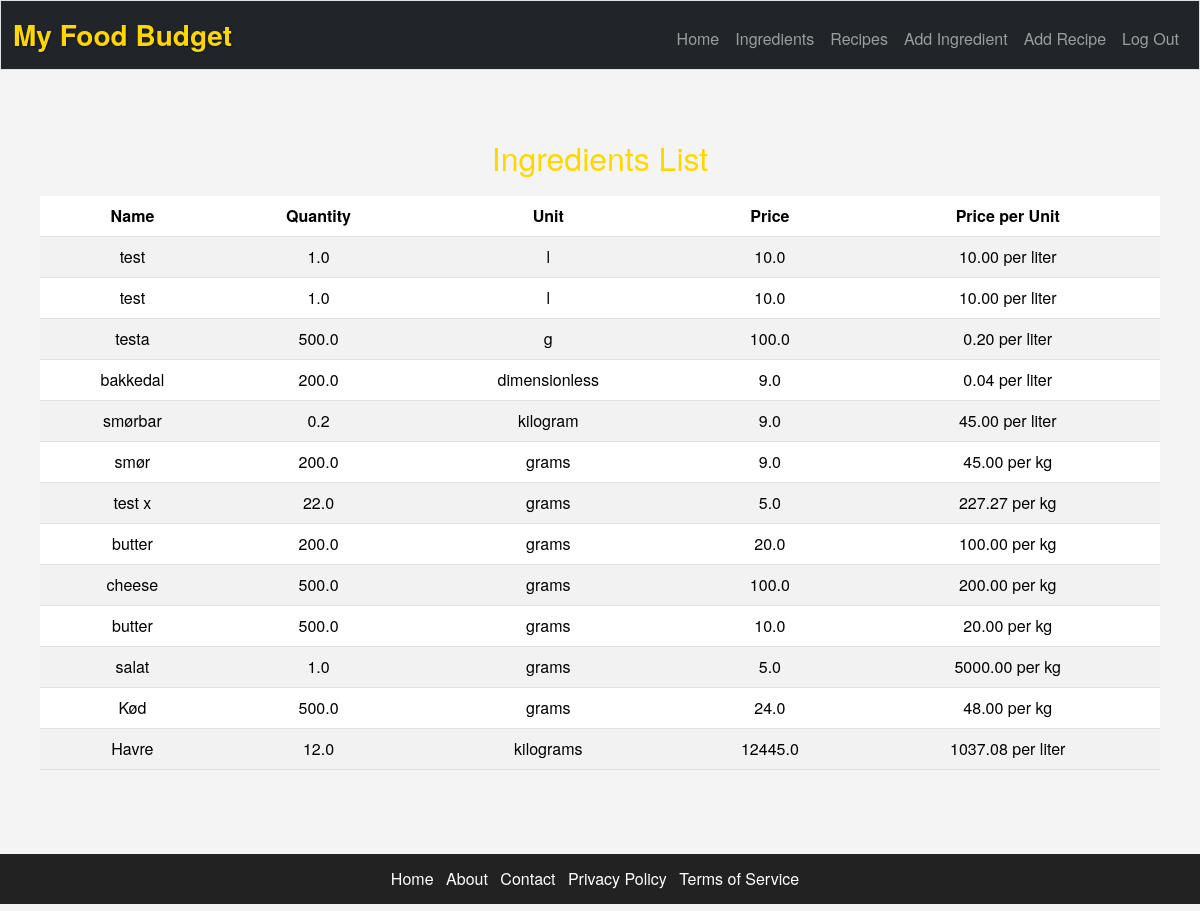
Page /ingredients (signed in) on the committed database.
### models.py (models this page shows)
class Ingredient(db.Model):
    __tablename__ = 'ingredients'
    id = db.Column(db.Integer, primary_key=True)
    name = db.Column(db.Text, nullable=False)
    quantity = db.Column(db.Float, nullable=False)
    quantity_unit = db.Column(db.Text, nullable=False)
    price = db.Column(db.Float, nullable=False)

### routes.py (the view)
    @app.route('/ingredients')
    @login_required
    def ingredients():
        ingredients_list = get_all_ingredients()
        return render_template('ingredients.html', ingredients=ingredients_list)

### app_factory.py (called while the page is built)
def create_app(config_class=DevelopmentConfig):
    app = Flask(__name__)
    app.config.from_object(config_class)
    db.init_app(app)
    Session(app)
    with app.app_context():
        initialize_database()
    @app.teardown_appcontext
    def teardown_db(exception):
        from db_helper import close_db
        close_db(exception)
    @app.after_request
    def after_request(response):
        response.headers["Cache-Control"] = "no-cache, no-store, must-revalidate"
        response.headers["Expires"] = 0
        response.headers["Pragma"] = "no-cache"
        return response
    from routes import init_routes
    init_routes(app)
    return app

### helpers.py (called while the page is built)
def login_required(f):
    @wraps(f)
    def decorated_function(*args, **kwargs):
        if session.get("user_id") is None:
            return redirect("/login")
        return f(*args, **kwargs)
    return decorated_function

### repositories.py (called while the page is built)
def get_all_ingredients_from_db():
    return Ingredient.query.all()

### services.py (called while the page is built)
def get_all_ingredients():
    return get_all_ingredients_from_db()

### templates/ingredients.html (shortened to what this page needs)
{% extends "layout.html" %}
{% block main %}
<div class="container">
    <h2>Ingredients List</h2>
    <table class="table table-striped">
        <thead>
            <tr>
                <th>Name</th>
                <th>Quantity</th>
                <th>Unit</th>
                <th>Price</th>
                <th>Price per Unit</th>
            </tr>
        </thead>
        <tbody>
            {% for ingredient in ingredients %}
            <tr>
                <td>{{ ingredient.name }}</td>
                <td>{{ ingredient.quantity }}</td>
                <td>{{ ingredient.quantity_unit }}</td>
                <td>{{ ingredient.price }}</td>
                <td id="pricePerUnit{{ loop.index }}">-</td>
            </tr>
            {% endfor %}
        </tbody>
    </table>
</div>
{% endblock %}

### static/css/styles.css (style rules this page uses)
body, html { margin: 0; padding: 0; width: 100%; }
@media (min-width: 992px) { .container { max-width: 970px; } }
@media (min-width: 1200px) { .container { max-width: 1170px; } }
body { background-color: #f4f4f4; font-family: 'Helvetica Neue', Helvetica, Arial, sans-serif; margin: 0; padding: 0; display: flex; flex-direction: column; min-height: 100vh; }
.container { max-width: 100%; width: 100%; margin: 0 auto; padding: 20px; }
h2 { color: #FFD700; margin-bottom: 20px; }

### rows in the picture
Ingredient: name "test", quantity "1.0", quantity_unit "l", price "10.0"
Ingredient: name "test", quantity "1.0", quantity_unit "l", price "10.0"
Ingredient: name "testa", quantity "500.0", quantity_unit "g", price "100.0"
Ingredient: name "bakkedal", quantity "200.0", quantity_unit "dimensionless", price "9.0"
Ingredient: name "smørbar", quantity "0.2", quantity_unit "kilogram", price "9.0"
Ingredient: name "smør", quantity "200.0", quantity_unit "grams", price "9.0"
Ingredient: name "test x", quantity "22.0", quantity_unit "grams", price "5.0"
Ingredient: name "butter", quantity "200.0", quantity_unit "grams", price "20.0"
Ingredient: name "cheese", quantity "500.0", quantity_unit "grams", price "100.0"
Ingredient: name "butter", quantity "500.0", quantity_unit "grams", price "10.0"
Ingredient: name "salat", quantity "1.0", quantity_unit "grams", price "5.0"
Ingredient: name "Kød", quantity "500.0", quantity_unit "grams", price "24.0"
Ingredient: name "Havre", quantity "12.0", quantity_unit "kilograms", price "12445.0"
